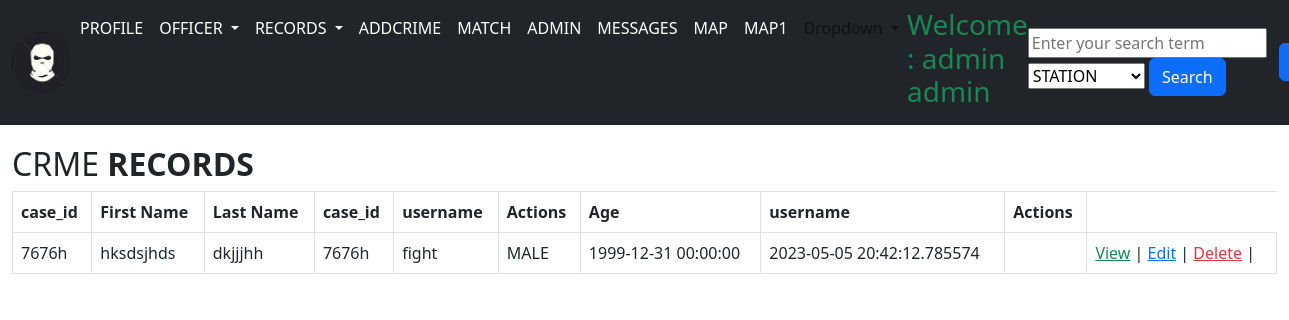
Screenshot of /view (signed in) with the database file from the repository.
### models.py (models this page shows, shortened)
class User(db.Model, UserMixin):
    id = db.Column(db.Integer, primary_key=True)
    batchno = db.Column(db.String(20), unique=True, nullable=False)
    Phone_No = db.Column(db.String(21), nullable=True)
    Personal_email = db.Column(db.String(128), unique=True, nullable=False)
    first_name = db.Column(db.String(20), unique=False, nullable=False)
    last_name = db.Column(db.String(20), unique=False, nullable=False)
    rank = db.Column(db.String(20), unique=False, nullable=False)
    station = db.Column(db.String(120), db.ForeignKey('location.id'))
    profile_pic = db.Column(db.String(), nullable=True)
    dob = db.Column(db.DateTime, nullable=False)
    Supervisor_id = db.Column(
        db.String(128), nullable=False)
    active = db.Column(db.Boolean, default=False, nullable=False)
    gender = db.Column(db.String(20), unique=False, nullable=False)
    caught_by_user = db.relationship('Crimerecords', foreign_keys='Crimerecords.caught_by', backref='caught_by_id')
    messages_sent = db.relationship('Message', foreign_keys='Message.sender_id', backref='sender')
    messages_received = db.relationship('Message', foreign_keys='Message.recipient_id', backref='recipient')
    date_added = db.Column(db.DateTime, default=datetime.utcnow)
    password_hash = db.Column(db.String(128))

class Crimerecords(db.Model):
	id = db.Column(db.Integer, primary_key=True)
	first_name = db.Column(db.String(20), nullable=False, unique=False)
	last_name = db.Column(db.String(200), nullable=False)
	mother_name = db.Column(db.String(120), nullable=False, unique=False)
	motive = db.Column(db.String(64))
	nationality = db.Column(db.String(32))
	phone_No = db.Column(db.String(64))
	case_id = db.Column(db.String(10))
	medicals = db.Column(db.String(64))
	address = db.Column(db.String(128))
	crime_type = db.Column(db.String(120), nullable=False, unique=False)
	wanted = db.Column(db.String(120), nullable=False, unique=False)
	fingerprint = db.Column(db.String(120), nullable=False, unique=False)
	station = db.Column(db.String(120), db.ForeignKey('location.id'))
	caught_by = db.Column(db.String(120), db.ForeignKey('user.id'))
	gender = db.Column(db.String(120), nullable=False, unique=False)
	dob = db.Column(db.DateTime, nullable=False, unique=False)
	date_added = db.Column(db.DateTime, default=datetime.utcnow)
	profile_pic = db.Column(db.String(),nullable=True)
	profile_pic2 = db.Column(db.String(),nullable=True)

### app.py (the view)
@app.route('/view')
def view():
    return render_template('view.html', crime= Crimerecords.query.filter_by(station = current_user.station).all())

### app.py (called while the page is built)
@login_manager.user_loader
def load_user(user_id):
	return User.query.get(int(user_id))

### Templates/view.html (shortened to what this page needs)
{% extends 'base.html' %}
{% block content %}
<!DOCTYPE html>
<html>
<head>
</head>
<body>
    <div class="container-fluid" add style="overflow-y:scroll">
        <div class="table-wrapper">
            <div class="table-title">
                <div class="row">
                    <div class="col-sm-8"><h2>CRME <b>RECORDS</b></h2></div>
                </div>
            </div>
            <table class="table table-bordered">
                <thead>
					<tr>
			<th>case_id</th>
			<th>First Name</th>
			<th>Last Name</th>
			<th>case_id</th>
			<th>username</th>
			<th>Actions</th>
			<th>Age</th>
			<th>username</th>
			<th>Actions</th>
		</tr>
	</thead>
	<tbody>
		{% for data in crime %}
		<tbody>
			<td>{{data["case_id"]}}</td>
			<td>{{data["first_name"]}}</td>
			<td>{{data["last_name"]}}</td>
			<td>{{data["case_id"]}} </td></td>
			<td>{{data["crime_type"]}} </td></td>
			<td>{{data["gender"]}} </td></td>
			<td>{{data["dob"]}} </td></td>
			<td>{{data["date_added"]}} </td></td>
			<td>{{data["station_added_id"]}} </td></td>
			<td>
				<a href="{{ url_for('details_crime', id=data['id']) }}" class="text-success"> View</a> |
				<a href="{{ url_for('edit_crime', id=data['id']) }}" class="text-primary"> Edit</a> |
				<a href="{{ url_for('deletecrme', id=data['id']) }}" class="text-danger"> Delete</a> |
		</td>
	{% endfor %}
</tbody>
</table>
</div>
</div>
</body>
</html>
{% endblock %}

### Templates/navbar.html (shortened to what this page needs)
<link href="../static/dist/css/bootstrap.min.css" rel="stylesheet">
<nav class="navbar navbar-expand-lg bg-dark">
  <link href="navbar.css" rel="stylesheet">
  <div class="container-fluid">
      {% if current_user.profile_pic %}
		<img src="{{ url_for('static', filename='images/' + current_user.profile_pic)}}" img class="img-profile rounded-circle" width="60x60">
		{% else %}
		<img src="{{ url_for('static', filename='images/default_photo.jpg')}}" img class="img-profile rounded-circle" width="60x60">
		{% endif %}
    <div class="collapse navbar-collapse" id="navbarSupportedContent">
      <ul class="navbar-nav me-auto mb-2 mb-lg-0">
        <li class="nav-item">
          <a class="nav-link px-2 text-white" aria-current="page" href="{{url_for('index')}}">PROFILE</a>
        </li>
        <li class="nav-item dropdown">
          <a class="nav-link dropdown-toggle text-white" href="" role="button" data-bs-toggle="dropdown" aria-expanded="false">
            OFFICER
          </a>
          <li class="nav-item dropdown">
            <a class="nav-link dropdown-toggle text-white" href="" role="button" data-bs-toggle="dropdown" aria-expanded="false">
              RECORDS
            </a>
        </li>
        <li class="nav-item">
          <a class="nav-link px-2 text-white" aria-current="page" href="{{url_for('addcrime')}}">ADDCRIME</a>
        </li>
         <li class="nav-item">
          <a class="nav-link px-2 text-white" aria-current="page" href="{{url_for('match')}}">MATCH</a>
        </li>
        {%if current_user.batchno == "admin"%}
        <li class="nav-item">
          <a class="nav-link px-2 text-white" aria-current="page" href="/admin">ADMIN</a>
        </li>
        {%endif%}
        <li class="nav-item">
          <a class="nav-link px-2 text-white" aria-current="page" href="/send_message">MESSAGES</a>
        </li>
        <li class="nav-item">
          <a class="nav-link px-2 text-white" aria-current="page" href="/map">MAP</a>
        </li>
        <li class="nav-item">
          <a class="nav-link px-2 text-white" aria-current="page" href="/map1">MAP1</a>
        </li>
        <li class="nav-item dropdown">
          <a class="nav-link dropdown-toggle" href="#" role="button" data-bs-toggle="dropdown" aria-expanded="false">
            Dropdown
          </a>
        </li>
        <li class="nav-item">
          <h3 class="text-success">Welcome : {{current_user.first_name }} {{current_user.last_name }}</h3>
        </li>
      </ul>
    </div>
    <form method="POST" action="{{ url_for('search') }}">
      <input type="text" name="search_term" placeholder="Enter your search term">
      <select name="filter_option">
        <option value="last_name">STATION</option>
      </select>
      <button type="submit" class="btn btn-primary">Search</button>
    </form>
  </div>
<a href="{{url_for('logout')}}" class="btn btn-primary btn-block">Logout</a>
</nav>

### static/css/navbar.css (style rules this page uses)
body { padding-bottom: 20px; }
.navbar { margin-bottom: 20px; }

### rows the page displays
User: first_name "admin", last_name "admin"
Crimerecords: case_id "7676h", first_name "hksdsjhds", last_name "dkjjjhh", crime_type "fight", gender "MALE", dob "1999-12-31 00:00:00", date_added "2023-05-05 20:42:12.785574"
